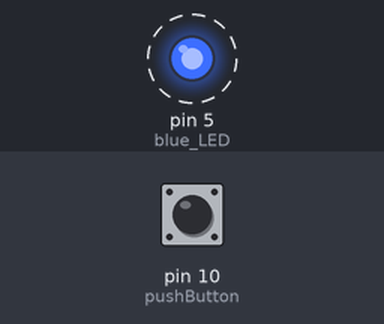
Bench run of a sketch on a simulated Arduino Uno, built with avr-gcc and run on an emulated ATmega328P. Parts: output pins drawn as LEDs (lit = HIGH). Dashed ring = blinking. The test bench sets the inputs (shaded band); at power-on: pin 10 (pushButton) LOW. What the sketch prints to the serial monitor is not drawn.

Above: at 0.05 s.
Timing chart, 0 to 3.0 s (numbered marks = the images above):
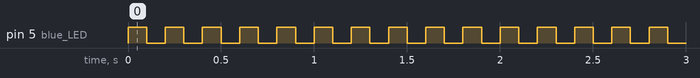

Measured:
- by itself, pin 5 (blue_LED): alternates HIGH for 0.10 s and LOW for 0.10 s

The sketch:

di_do.ino
```cpp
//Always remember to configure the Baud rate, correct COM port and correct Arduino board prior build and upload the project

int pushButton = 10;
int blue_LED = 5;

// the setup routine runs once when you press reset:
void setup() {
  // initialize serial communication at 9600 bits per second:
  Serial.begin(9600);
  pinMode(blue_LED, OUTPUT);
  pinMode(pushButton, INPUT);
}

// the loop routine runs over and over again forever:
void loop() {
  // Hola mundo will be printed acording to baud rate and delay defined
  digitalWrite(blue_LED, HIGH);
  delay(100);
  digitalWrite(blue_LED, LOW);
  delay(100);
  digitalWrite(blue_LED, HIGH);
  delay(100);
  digitalWrite(blue_LED, LOW);
  delay(100);

  // read the input pin:
  int buttonState = digitalRead(pushButton);
  // print out the state of the button:
  Serial.print("The status is: ");
  Serial.println(buttonState);

  /*while(1)
  {
  // read the input pin:
  int buttonState = digitalRead(pushButton);
  // print out the state of the button:
  Serial.println("The pushButton is: " + buttonState);
  delay(100);        // delay in between reads for stability
  }*/
}
```
